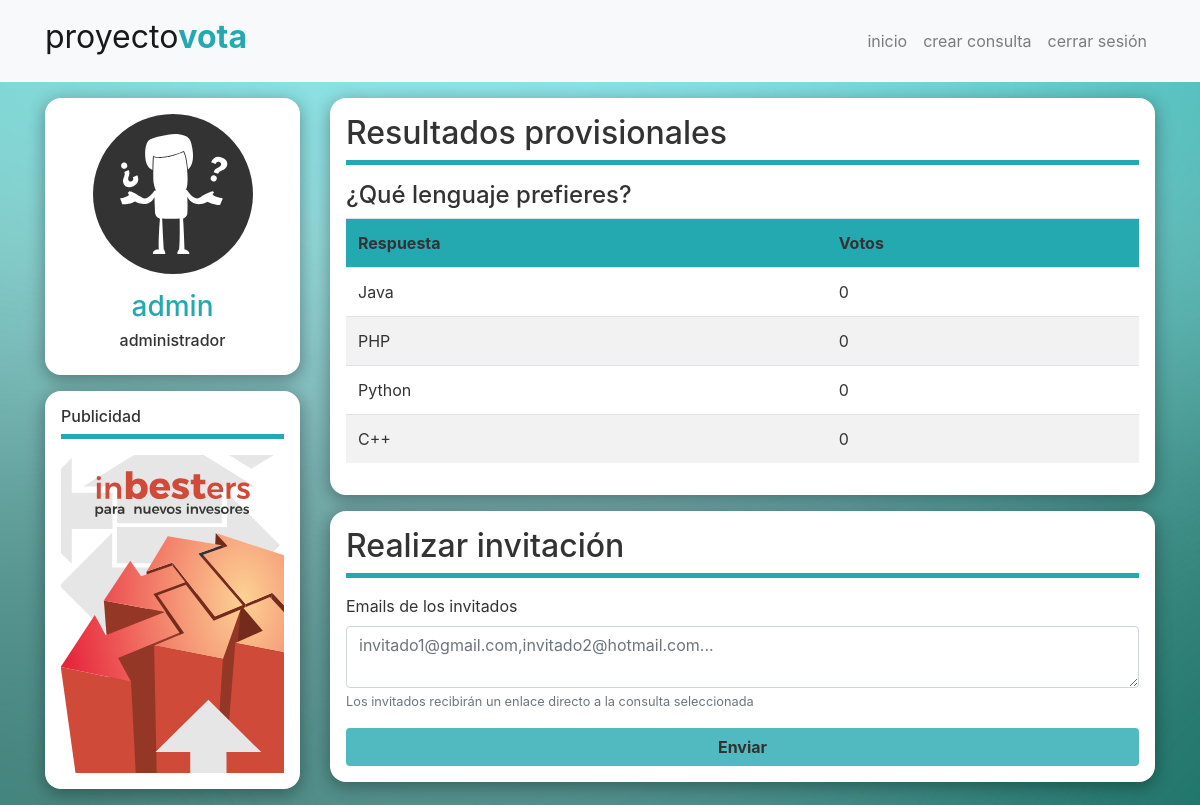
/PHP/realizarInvitacion.php?idConsulta=2 (signed in), run on the app's committed database.
### tables this page shows
CREATE TABLE `consultas` (
  `id_consulta` int(11) NOT NULL,
  `des_pregunta` varchar(60) NOT NULL,
  `id_usuario` varchar(16) NOT NULL,
  `fecha_inicio` date NOT NULL,
  `fecha_final` date NOT NULL
);

CREATE TABLE `opciones` (
  `id_opcion` int(11) NOT NULL,
  `id_consulta` int(11) NOT NULL,
  `des_opcion` varchar(20) NOT NULL
);

### PHP/funcionesPHP.php (called while the page is built, shortened)
<?php
  function realizarConsulta($query) {
    $resultado = $GLOBALS['conn']->prepare($query);
    try {
      $resultado->execute();
      return $resultado;
    } catch (PDOException $e) {
      echo "Fallo al realizar la consulta: " . $e->getMessage() . "\n";
      desconectarBD();
    }
  }
  function obtenerConsulta($idConsulta) {
    $obtenerConsulta = realizarConsulta("SELECT des_pregunta from consultas WHERE id_consulta =".$idConsulta);
    $consulta = $obtenerConsulta->fetch();
    return $consulta['des_pregunta'];
  }
  function contarVotos($idOpcion) {
    $contadorVotos = realizarConsulta("SELECT count(*) FROM votos WHERE id_opcion=".$idOpcion);
    return $contadorVotos->fetch();
  }
  function obtenerOpciones($idConsulta) {
    $listaOpciones = [];
    $obtenerOpciones = realizarConsulta("SELECT id_opcion, des_opcion FROM opciones WHERE id_consulta =".$idConsulta);
    $opcion = $obtenerOpciones->fetch();
    while ($opcion) {
      $opcion = [0=> $opcion['des_opcion'], 1=>$opcion['id_opcion']];
      array_push($listaOpciones, $opcion);
      $opcion = $obtenerOpciones->fetch();
    }
    return $listaOpciones;
  }
?>

### PHP/realizarInvitacion.php (the view, shortened to what this page needs)
<!DOCTYPE html>
<html>
<head>
	<link rel="stylesheet" type="text/css" href="../reset.css">
	<link rel="stylesheet" href="https://maxcdn.bootstrapcdn.com/bootstrap/4.0.0-beta.2/css/bootstrap.min.css">
	<link rel="stylesheet" type="text/css" href="../style.css">
</head>
<body>
	<?php
		include 'funcionesPHP.php';
		$idConsulta = $_GET['idConsulta'];
	?>
	<nav class="navbar navbar-expand-lg navbar-light bg-light">
		<div class="container">
			<a class="navbar-brand" href="inicio.php">proyecto<span>vota</span></a>
			<div class="collapse navbar-collapse" id="navegacion">
				<ul class="navbar-nav ml-auto">
					<li class="nav-item">
						<a class="nav-link" href="inicio.php">inicio</a>
					</li>
					<li class="nav-item">
						<a class="nav-link" href="creacionConsulta.php">crear consulta</a>
					</li>
					<li class="nav-item">
						<a class="nav-link" href="cerrarSesion.php">cerrar sesión</a>
					</li>
				</ul>
			</div>
		</div>
	</nav>
	<div class="container">
		<div class="row">
			<div class="col-md-12 col-lg-3">
				<div id="perfil" class="caja">
					<div class="row">
						<div class="circle-logo mx-auto"></div>
					</div>
					<h3 class="text-center color-blue"><?php echo $_SESSION['usuario']; ?></h3>
					<h6 class="text-center"><?php echo $_SESSION['tipoUsuario']; ?></h6>
				</div>
				<div class="caja d-none d-lg-block">
					<div class="page-header">
						<h6>Publicidad</h6>
					</div>
					<img src="../IMG/banner.svg" class="img-fluid" alt="Responsive image">
				</div>
			</div>
			<div class="col-md-12 col-lg-9">
				<div class="caja">
					<div class="page-header">
						<h2>Resultados provisionales</h2>
					</div>
					<table class="table table-striped table-hover table-responsive-xs">
						<th scope="col">Respuesta</th>
						<th scope="col">Votos</th>
					<?php
						$consulta = obtenerConsulta($idConsulta);
						$opciones = obtenerOpciones($idConsulta);
					?>
					<h4 class='pregunta'> <?php echo "$consulta"; ?> </h4>
					<?php
						for ($i=0; $i < sizeof($opciones); $i++) {
							$contadorVotos = contarVotos($opciones[$i][1]);
							echo "<tr>";
							echo "<td>".$opciones[$i][0]."</td>";
							echo "<td>".$contadorVotos[0]."</td>";
							echo "</tr>";
						}
					?>
					</table>
				</div>
				<div class="caja">
					<div class="page-header">
						<h2>Realizar invitación</h2>
					</div>
					<form id="formularioInvitacion" method="POST" action="invitacionRealizada.php">
						<div class="form-group">
							<label>Emails de los invitados</label>
							<textarea name="email" class="form-control" aria-describedby="emailHelp" placeholder="invitado1@gmail.com,invitado2@hotmail.com..."></textarea>
							<small class="form-text text-muted">Los invitados recibirán un enlace directo a la consulta seleccionada</small>
						</div>
						<input type="button" class="btn col-md-12" name="enviar" value="Enviar" onclick="comprobarEmail()">
					</form>
				</div>
			</div>
		</div>
	</div>
</body>
</html>

### style.css (style rules this page uses)
body { background-image: url(IMG/background.jpg); -webkit-background-size: cover; -moz-background-size: cover; -o-background-size: cover; background-size: cover; background-position: center; background-attachment: fixed; background-repeat: no-repeat; color: #333; }
.color-blue { color: #25a9b1; }
.page-header { border-bottom: 5px solid #25a9b1; margin-bottom: 1em; }
.btn { background-color: #25a9b1; font-weight: bold; cursor: pointer; opacity: 0.8; }
.navbar-brand { font-size: 2em; padding-bottom: 0.4em; }
.navbar-brand span { font-weight: bold; color: #25a9b1; }
.caja { background-color: #fff; padding: 1em; margin-bottom: 1em; border-radius: 1em; -webkit-box-shadow: 0px 4px 17px 1px rgba(0,0,0,0.33); -moz-box-shadow: 0px 4px 17px 1px rgba(0,0,0,0.33); box-shadow: 0px 4px 17px 1px rgba(0,0,0,0.33); box-sizing:border-box; -moz-box-sizing:border-box; -webkit-box-sizing:border-box; }
nav { margin-bottom: 1em; }
.circle-logo { display: inline-block; width: 10em; height: 10em; border-radius: 5em; background: url(IMG/logo.svg); background-color: #333; margin-bottom: 1em; }
table th { background-color: #25a9b1; font-weight: bold; }

### data on the page
consultas: des_pregunta "¿Qué lenguaje prefieres?"
opciones: des_opcion "Java", contadorVotos "0"
opciones: des_opcion "PHP", contadorVotos "0"
opciones: des_opcion "Python", contadorVotos "0"
opciones: des_opcion "C++", contadorVotos "0"

### other printed values
$_SESSION['usuario'] "admin"
$_SESSION['tipoUsuario'] "administrador"
